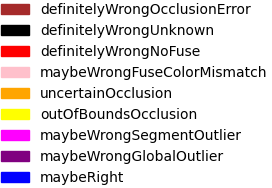
#> input picture disparity map assessment/legend.png, 272 x 188 px
$ python -i segmentation.py   (imports and definitions only)
#> lines starting #> are read from the running program, lines starting #| are printed output that depends on the picture
import cv2
import numpy as np
from skimage.segmentation import felzenszwalb, slic, quickshift, watershed
from skimage.color import label2rgb
from sklearn.cluster import KMeans, MeanShift, estimate_bandwidth
from sklearn.metrics import pairwise_distances_argmin
from sklearn.utils import shuffle
from skimage.segmentation import mark_boundaries
from skimage.filters import sobel
from skimage.color import rgb2gray
from config import *

def segmentWatershed(img):
    gradient = sobel(rgb2gray(img))
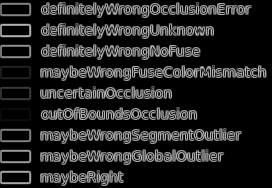
#> gradient: shape (188, 272) float64; min 0, max 0.772, mean 0.136
    segments_watershed = watershed(gradient, markers=250, compactness=0.001)
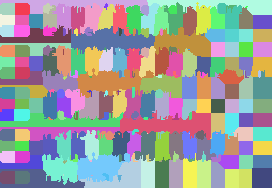
#> segments_watershed: shape (188, 272) int64; 247 distinct labels, from 1 to 247; one colour per label, 0 black
    print(f'Watershed number of segments: {len(np.unique(segments_watershed))}')
#| Watershed number of segments: 247
    print(segments_watershed)
#> (printed output is left out)
    cv2.imshow("result", mark_boundaries(img, segments_watershed))
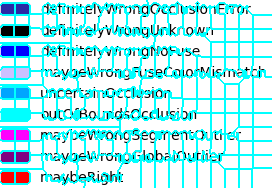
#> window 'result': shape (188, 272, 3) float64; mean B, G, R 0.936, 0.917, 0.657
    cv2.waitKey(0)
    # exit(0)
    return segments_watershed, img


# [153 lines left out: functions segmentFelzenszwalb, segmentQuickshift, segmentMeanShift, segmentKMeansColorQuant, segmentOpenCVKMeans, segmentSLIC and 3 more, not called in this run]

>>> import cv2
>>> picture = cv2.cvtColor(cv2.imread('legend.png'), cv2.COLOR_BGR2RGB)
>>> result = segmentWatershed(picture)
